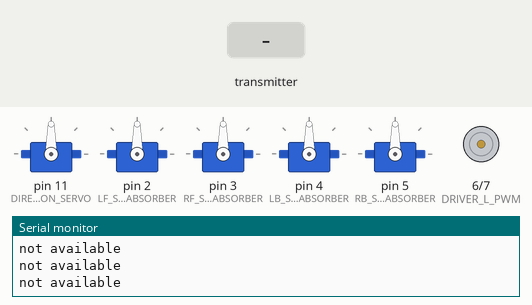
This sketch was run on a simulated Arduino Uno, built with avr-gcc and run on an emulated ATmega328P. Parts: 5 × servo, motor-driver pin pairs drawn as motors (green arrow = first pin HIGH = forward, orange = second pin HIGH = backward, longer = more drive), the last lines printed to the serial monitor. The inputs (shaded band) are chosen by the test bench. No radio packets arrive unless stated.

Above: at 1.2 s.
1.3 s: the transmitter starts sending NRF_ARRAY.0 = 0
At 1.8 s:
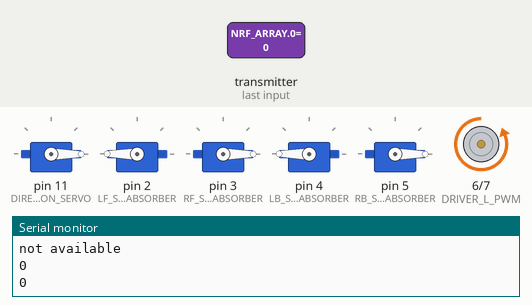
2.8 s: the transmitter starts sending NRF_ARRAY.1 = 256
At 3.9 s:
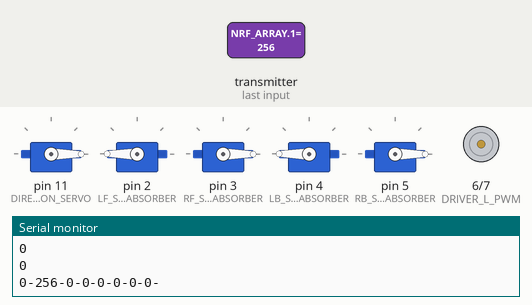
4.3 s: the transmitter starts sending NRF_ARRAY.2 = 256
At 4.7 s:
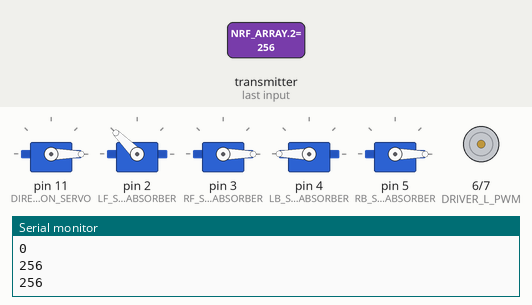
5.8 s: the transmitter starts sending NRF_ARRAY.3 = 256
At 6.7 s:
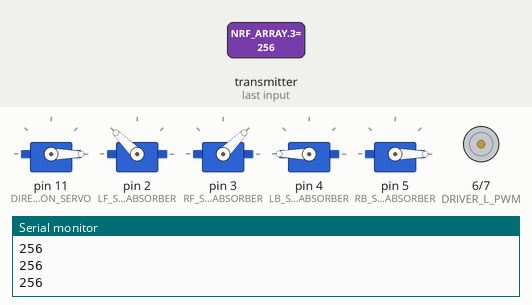
7.3 s: the transmitter starts sending NRF_ARRAY.4 = 256
At 7.7 s:
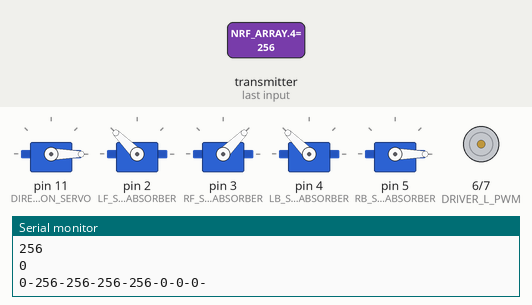
8.8 s: the transmitter starts sending NRF_ARRAY.5 = 256
At 9.5 s:
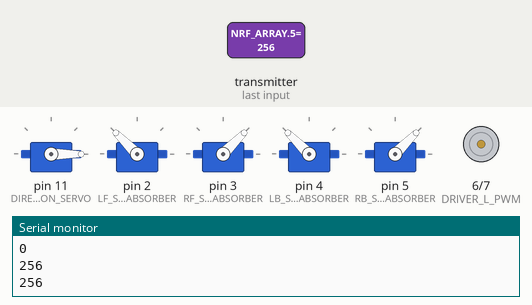
Timing chart, 0 to 11.3 s (numbered marks = the images above; inputs shaded):
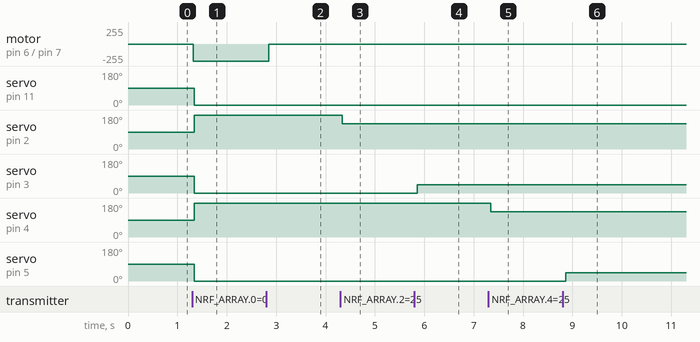

The sketch:

ROVER_RX_CODE.ino
```cpp
//Pin Definitions
#define DRIVER_R_PWM              7       // PWM Output       // TODO reverse
#define DRIVER_L_PWM              6       // PWM Output       // TODO forward
#define CE_PIN                    9
#define CSN_PIN                   10
#define BUZZER_HORN               8       // Output pin.
#define DIRECTION_SERVO           11      // PWM Output
#define LF_SERVO_ABSORBER         2       // PWM Output
#define RF_SERVO_ABSORBER         3       // PWM Output
#define LB_SERVO_ABSORBER         4       // PWM Output
#define RB_SERVO_ABSORBER         5       // PWM Output
#define JUMPING_INTERVAL          1000   // JUMP PROCESS WILL BE APPLIED IN 500ms.
#define TEST 0

#if !TEST
#include <SPI.h>
#include <nRF24L01.h>
#include <RF24.h>
#include <Servo.h>
Servo Direction;
Servo LF_ABSORBER_SERVO;
Servo RF_ABSORBER_SERVO;
Servo LB_ABSORBER_SERVO ;
Servo RB_ABSORBER_SERVO;
int NRF_ARRAY[8];
int DIRECTION_SERVO_DEGREE = 0;
int LF_ABSORBER_SERVO_DEGREE =0;
int RF_ABSORBER_SERVO_DEGREE =0;
int LB_ABSORBER_SERVO_DEGREE =0;
int RB_ABSORBER_SERVO_DEGREE =0;
bool Jumping_Flag = 0;
RF24 radio(CE_PIN, CSN_PIN); // CE, CSN

const byte address[6] = "00001";
unsigned long LastTime = 0;
unsigned long TimeNow = 0;
void setup() {
  Serial.begin(9600);
  SPI.begin();
  SPI.setBitOrder(MSBFIRST);
  radio.begin();
  radio.openReadingPipe(0, address);
  radio.setPALevel(RF24_PA_MIN);
  radio.setDataRate( RF24_250KBPS );
  radio.startListening();

  Direction.attach(DIRECTION_SERVO);
  LF_ABSORBER_SERVO.attach(LF_SERVO_ABSORBER);
  RF_ABSORBER_SERVO.attach(RF_SERVO_ABSORBER);
  LB_ABSORBER_SERVO.attach(LB_SERVO_ABSORBER);
  RB_ABSORBER_SERVO.attach(RB_SERVO_ABSORBER);
  pinMode(BUZZER_HORN, OUTPUT);
  pinMode(DRIVER_R_PWM,OUTPUT);
  pinMode(DRIVER_L_PWM,OUTPUT);
  pinMode(LED_BUILTIN, OUTPUT);
}

void loop() {
  if (radio.available()) {
    digitalWrite(LED_BUILTIN, 1);
    radio.read(&NRF_ARRAY, sizeof(NRF_ARRAY));
    DIRECTION_SERVO_DEGREE  =  map(NRF_ARRAY[0],0,1023,0,180);
    LF_ABSORBER_SERVO_DEGREE=  map(NRF_ARRAY[2],0,1023,180,0);
    RF_ABSORBER_SERVO_DEGREE=  map(NRF_ARRAY[3],0,1023,0,180);
    LB_ABSORBER_SERVO_DEGREE=  map(NRF_ARRAY[4],0,1023,180,0);
    RB_ABSORBER_SERVO_DEGREE=  map(NRF_ARRAY[5],0,1023,0,180);
    Serial.println(NRF_ARRAY[0]);
    Serial.println(NRF_ARRAY[1]);
    Serial.println(NRF_ARRAY[2]);
    Serial.println(NRF_ARRAY[3]);
    Serial.println(NRF_ARRAY[4]);
    Serial.println(NRF_ARRAY[5]);
    HORN(NRF_ARRAY[6]);
    Direction.write(DIRECTION_SERVO_DEGREE);
    motor_drive(NRF_ARRAY[1]);
    if(NRF_ARRAY[7]== 1)
    {

       TimeNow = millis();
       if(TimeNow-LastTime>JUMPING_INTERVAL)
       {
        LastTime = TimeNow;
        //digitalWrite(LED_BUILTIN, !digitalRead(LED_BUILTIN));
        JUMP_CAR(Jumping_Flag);
        Jumping_Flag = !Jumping_Flag;
       }
    }

    else
    {
      //digitalWrite(LED_BUILTIN, 1);
    LF_ABSORBER_SERVO.write(LF_ABSORBER_SERVO_DEGREE);
    RF_ABSORBER_SERVO.write(RF_ABSORBER_SERVO_DEGREE);
    LB_ABSORBER_SERVO.write(LB_ABSORBER_SERVO_DEGREE);
    RB_ABSORBER_SERVO.write(RB_ABSORBER_SERVO_DEGREE);

    }
      for(int i=0;i<8;i++)
  {
    Serial.print(NRF_ARRAY[i]);
    Serial.print("-");

  }
  Serial.println();

  }
  else
  Serial.println("not available");
  digitalWrite(LED_BUILTIN, 0);
}


#endif

void HORN(int horn_trigger)
{
  if(horn_trigger == 1)
  {
    tone(BUZZER_HORN,255);


  }

  else
  {
     noTone(BUZZER_HORN);
  }

}

void JUMP_CAR(bool FLAG)
{
  if(FLAG == 1)
  {
    LF_ABSORBER_SERVO.write(180);
    RF_ABSORBER_SERVO.write(0);
    LB_ABSORBER_SERVO.write(180);
    RB_ABSORBER_SERVO.write(0);
  }

  else
  {
    LF_ABSORBER_SERVO.write(0);
    RF_ABSORBER_SERVO.write(180);
    LB_ABSORBER_SERVO.write(0);
    RB_ABSORBER_SERVO.write(180);
  }


}

void motor_drive(int Y_Axis)
{

 if (Y_Axis < 512)
 {
 // reverse rotation
 int R_PWM = -(Y_Axis - 511) / 2;
 analogWrite(DRIVER_L_PWM, 0);
 analogWrite(DRIVER_R_PWM, R_PWM);
 //analogWrite(DRIVER_R_PWM,50);
 }
 else
 {
 // forward rotation
  int L_PWM = (Y_Axis - 512) / 2;
 analogWrite(DRIVER_L_PWM, L_PWM);
 //analogWrite(DRIVER_L_PWM, 5);// Sabit hız için, eğer normal çalışması istenirse üstteki yorum satırından cıkarılmalı burası yorum ssatırı olmalı.
 analogWrite(DRIVER_R_PWM, 0);
 }
}


#if TEST
// 18 Mar 2018 - simple program to verify connection between Arduino
//      and nRF24L01+
//  This program does NOT attempt any communication with another nRF24

#include <SPI.h>
#include <nRF24L01.h>
#include <RF24.h>
#include <printf.h>

#define CE_PIN   9
#define CSN_PIN 10

const byte thisSlaveAddress[5] = {'R','x','A','A','A'};

RF24 radio(CE_PIN, CSN_PIN);

char dataReceived[10]; // this must match dataToSend in the TX
bool newData = false;


void setup() {
    Serial.begin(9600);
    printf_begin();
    delay(1000);
    Serial.println("CheckConnection Starting");
    Serial.println();
    Serial.println("FIRST WITH THE DEFAULT ADDRESSES after power on");
    Serial.println("  Note that RF24 does NOT reset when Arduino resets - only when power is removed");
    Serial.println("  If the numbers are mostly 0x00 or 0xff it means that the Arduino is not");
    Serial.println("     communicating with the nRF24");
    Serial.println();
    radio.begin();


    radio.printDetails();
    Serial.println();
    Serial.println();
    Serial.println("AND NOW WITH ADDRESS AAAxR  0x41 41 41 78 52   ON P1");
    Serial.println(" and 250KBPS data rate");
    Serial.println();
    radio.openReadingPipe(1,thisSlaveAddress);
    radio.setDataRate(RF24_250KBPS);
    radio.printDetails();
    Serial.println();
    Serial.println();


}


void loop() {

}
#endif
```

Measured:
- after the input at 1.3 s, motor on pin 6 (DRIVER_L_PWM) / pin 7 (DRIVER_R_PWM): stopped → backward 255/255 at once; servo on pin 11 (DIRECTION_SERVO), servo on pin 3 (RF_SERVO_ABSORBER), servo on pin 5 (RB_SERVO_ABSORBER): 90° → 0° at once; servo on pin 2 (LF_SERVO_ABSORBER), servo on pin 4 (LB_SERVO_ABSORBER): 90° → 180° at once
- after the input at 2.8 s, motor on pin 6 (DRIVER_L_PWM) / pin 7 (DRIVER_R_PWM): backward 255/255 → stopped after 0.05 s
- after the input at 4.3 s, servo on pin 2 (LF_SERVO_ABSORBER): 180° → 135° at once
- after the input at 5.8 s, servo on pin 3 (RF_SERVO_ABSORBER): 0° → 45° after 0.06 s
- after the input at 7.3 s, servo on pin 4 (LB_SERVO_ABSORBER): 180° → 135° after 0.05 s
- after the input at 8.8 s, servo on pin 5 (RB_SERVO_ABSORBER): 0° → 45° after 0.07 s
